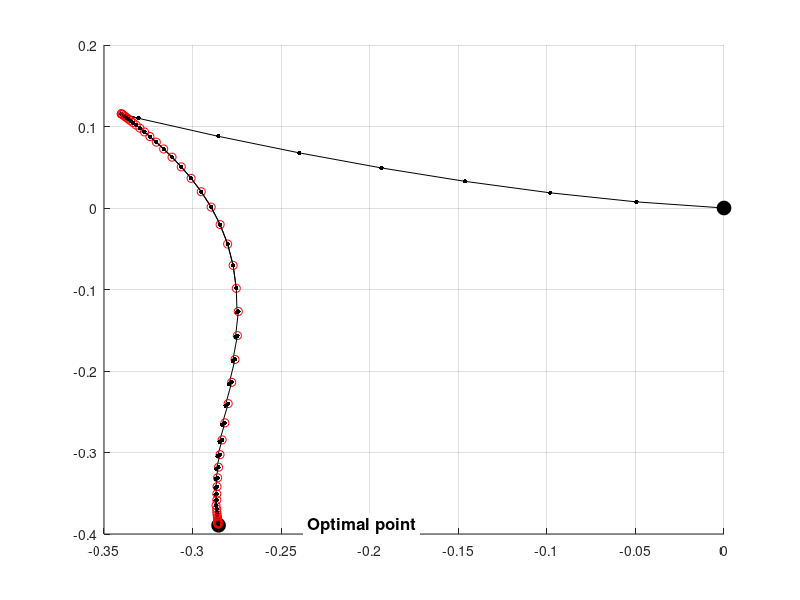

Write the MATLAB code that produced this figure.
%%%
% MPC-425, Exercise 2
%%%
function Ex2

% Problem:
%  min  0.5 * z' * prob.H * z + prob.q' * z
%  s.t. prob.G * z <= prob.d

%% Choose problem parameters
dim   = 2; % Number of optimization variables
speed = 'slow'; % set to 'fast' for fast convergence, and 'slow' to see what's going on
seed  = ceil(100*rand); % Set to any integer to choose the randomly generated problem

[prob,opt] = setupEx2(dim, speed, seed);

%%%%%%%%%%%%%%%%%%% THE BARRIER METHOD %%%%%%%%%%%%%%%%%%%
%%%%%%%%%%%%%%%%%%% THE BARRIER METHOD %%%%%%%%%%%%%%%%%%%

% Initialize
kappa = opt.kappa0;
z     = prob.z0;
zprev = z;

% Outer loop
stats.outerIterations = 0;
stats.innerIterations = 0;
tic
while kappa > opt.epsilon % Stop once the barrier term is small
  stats.outerIterations = stats.outerIterations + 1;
  
  % Inner loop (centering step)
  while 1
    stats.innerIterations = stats.innerIterations + 1;
    if any(prob.d-prob.G*z < 0), error('Current point z is not feasible'); end

    %vvvvvvvvvvvvvvvv YOUR CODE HERE vvvvvvvvvvvvvvvvvvv

    % Compute search direction 
    s = prob.d - prob.G * z;
    Dz = (prob.H + kappa * prob.G' * diag(1./(s.*s)) * prob.G)\...
       -(prob.H*z + prob.q + kappa * prob.G' * (1./s));

    %^^^^^^^^^^^^^^^^ YOUR CODE HERE ^^^^^^^^^^^^^^^^^^^

    if dim == 2, plot([z(1);zprev(1)],[z(2);zprev(2)],'k.-','markersize',10); drawnow; end

    t = 1;

    % Reduce t until z+t*Dz is feasible
    % (Backtrack for feasibility)
    % Use opt.beta / opt.alpha as the backtracking parameters

    while t > opt.epsilon && any(prob.G*(z+t*Dz) > prob.d)
      t = opt.beta*t;
    end

    % Reduce t to minimize f(z+t*Dz)
    % Use opt.beta / opt.alpha as the backtracking parameters

    while t > opt.epsilon
      fup   = prob.f(z+t*Dz) + kappa * prob.phi(z+t*Dz); 
      df    = prob.gradF(z)  + kappa * prob.gradPhi(z);
      fdown = prob.f(z)      + kappa * prob.phi(z) + opt.alpha*t*df'*Dz;

      if fup < fdown, break; end
      t=opt.beta*t;
    end

    % Termination condition
    % We stop if we're no longer making any progress, either because the
    % step size t is very small, or the size of the gradient is very small
    if t < opt.epsilon || norm(Dz) < opt.epsilon, break; end
    
    % Slow down convergence so we can see what's going on
    if opt.slow, t = min([t t/(20*norm(Dz)) ]); end
    
    % Take step
    zprev = z;
    z = z + t*Dz;
  end

  if dim == 2, plot(z(1),z(2),'ro'); drawnow; end

  % Decrease barrier parameter
  kappa = kappa * opt.mu;
end
stats.solveTime = toc;

%%%%%%%%%%%%%%%%%%% THE BARRIER METHOD %%%%%%%%%%%%%%%%%%%
%%%%%%%%%%%%%%%%%%% THE BARRIER METHOD %%%%%%%%%%%%%%%%%%%


%%
% Solve the optimization problem and compare
tic
[zopt,fval,flag] = quadprog(prob.H,prob.q,prob.G,prob.d);
stats.quadprogSolveTime = toc;
if flag ~= 1, error('Could not solve optimization problem'); end

fprintf('---------------------\n');
fprintf('Your optimal cost: %f\n', prob.f(z));
fprintf('True optimal cost: %f\n', fval);
fprintf('Error = %f\n\n', abs(prob.f(z) - fval));


if dim==2
  fprintf('---------------------\n');
  fprintf('Your optimal solution: [%.3f %.3f]\n', z(1), z(2));
  fprintf('True optimal solution: [%.3f %.3f]\n', zopt(1), zopt(2));
  fprintf('Norm of error = %f\n\n', norm(z-zopt));
end

fprintf('---------------------\n');
fprintf('Solution statistics:\n');
fprintf('  Number of outer iterations: %i\n', stats.outerIterations);
fprintf('  Number of inner iterations: %i\n', stats.innerIterations);
fprintf('  Solve time:                 %.2f seconds\n', stats.solveTime);
fprintf('  Matlab solve time:          %.2f seconds\n', stats.quadprogSolveTime);

end

function [prob, opt] = setupEx2(dim, speed, seed)
%
% Setup a random quadratic program
%

%% Create a random quadratic program with dim variables
prob = randomQP(dim, seed);

%% Plot the problem
if dim == 2
  plotOptimization(prob);
end

%% Barrier method parameters
% Select 'true' for slow convergence, so you can see the central path.
% Select 'false' for standard, fast convergence
opt = setBarrierParameters(strncmp(speed, 'slow', 1));

end

%% Set the optimization parameters
function opt = setBarrierParameters(isSlow)
if isSlow
  % Use these parameters for "slow" convergence, so you can see the central path
  opt.kappa0  = 100;   % Initial value of barrier parameter
  opt.alpha   = 0.02;  % Line search parameters
  opt.beta    = 0.9;
  opt.mu      = 0.8;   % Decrease rate for barrier parameter
  opt.epsilon = 1e-3;  % Optimality tolerance
  opt.slow    = true;
else
  % Use these parameters for "fast" convergence, to solve the optimization problem
  opt.kappa0  = 1;
  opt.alpha   = 0.02;
  opt.beta    = 0.7;
  opt.mu      = 1e-2;
  opt.epsilon = 1e-8;
  opt.slow    = false;
end
end

%% Plot the optimization problem (if it is 2D)
function plotOptimization(prob)
if prob.dim ~= 2
  fprintf('Can only plot two dimensional optimization problems\n');
  return
end
clf; hold on; grid on;
try
  P = Polyhedron(prob.G,prob.d);
  P.plot('alpha',0.1,'linewidth',3,'color','k');
  %plotPolyLine(polytope(prob.G,prob.d),'k',3);
  
  %[X,Y] = gridPolytope(polytope(prob.G,prob.d),50);
  [B,l,u]=bounding_box(polytope(prob.G,prob.d));
  [X,Y] = meshgrid(linspace(l(1)-0.1,u(1)+0.1,50),linspace(l(2)-0.1,u(2)+0.1,50));
  F = 0*X;
  for i = 1:size(X,1)
    for j = 1:size(X,2)
      z = [X(i,j);Y(i,j)];
      F(i,j) = prob.f(z);
    end
  end
  contour(X,Y,F,20);
catch
  warning('Could not plot the constraints - possibly MPT is not installed?');
end

% Compute optimal solution and plot
try
  [zopt,fval,flag] = quadprog(prob.H,prob.q,prob.G,prob.d);
  if flag ~= 1, error('Could not solve optimization problem'); end
  plot(zopt(1),zopt(2),'ko','markersize',10,'markerfacecolor','k');
  text(zopt(1)+0.05,zopt(2),'Optimal point','fontweight','bold','fontsize',12,'backgroundcolor','w');
  plot(prob.z0(1),prob.z0(2),'ko','markersize',10,'markerfacecolor','k');
  text(prob.z0(1)+0.05,prob.z0(2),'Initial point','fontweight','bold','fontsize',12,'backgroundcolor','w');
catch
  warning('Could not compute the optimal solution - possibly optimization toolbox isn''t installed?');
end

% Compute analytic center and plot
try
  x = sdpvar(size(prob.G,2),1);
  dd = optimize(prob.d-prob.G*x >= 0, -geomean(prob.d-prob.G*x));
  if dd.problem ~= 0, error('Could not compute analytic center'); end
  x = double(x);
  plot(x(1),x(2),'ko','markersize',10,'markerfacecolor','k');
  text(x(1)+0.05,x(2),'Analytic center','fontweight','bold','fontsize',12,'backgroundcolor','w');
  axis tight
catch
  warning('Could not compute analytic center - possibly YALMIP isn''t installed?');
end

end

%% Create a random quadratic program
function prob = randomQP(dim, seed)

% Number of optimization variables
prob.dim = dim;

% Set the seed of the random generator so we can get the same 'random'
% problem twice if we want
randn('state',seed);

% Create the problem
%  min  0.5 z'Hz + q'z s.t. Gx <= d
prob.G  = randn(5*dim,dim);
prob.d  = ones(5*dim,1);
prob.H  = randn(dim); prob.H = prob.H * prob.H';
prob.q  = randn(dim,1);

% We've chosen d = 1, so the point 0 is always in the interior of the
% constraints
prob.z0 = zeros(dim,1);

% Helper functions
prob.f       = @(z) 0.5*z'*prob.H*z + prob.q'*z;
prob.gradF   = @(z) prob.H*z + prob.q;
prob.phi     = @(z) sum(-log(prob.d-prob.G*z));
prob.gradPhi = @(z) prob.G'*diag(1./(prob.d-prob.G*z))*ones(length(prob.d),1);

end